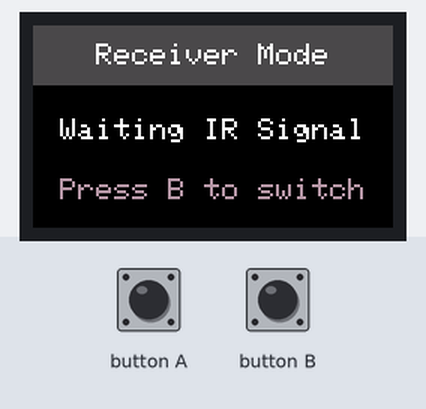
The sketch below on a simulated ESP8266 (NodeMCU). On the bench: 240×135 colour display. The test bench sets the inputs (shaded band).

Above: at 1.3 s.
1.4 s: button B pressed for 0.15 s
At 2.6 s:
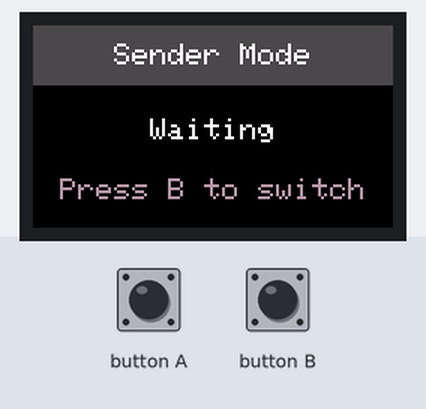
3.0 s: button A pressed for 0.15 s
At 3.9 s:
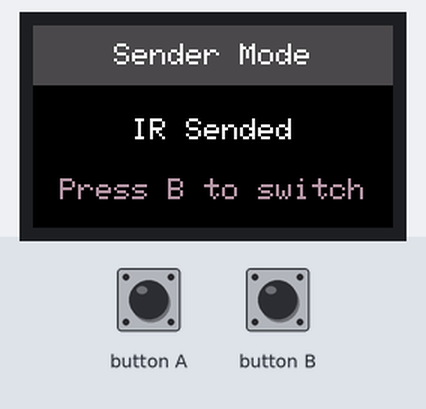
5.6 s: button B pressed for 1 s
At 6.0 s:
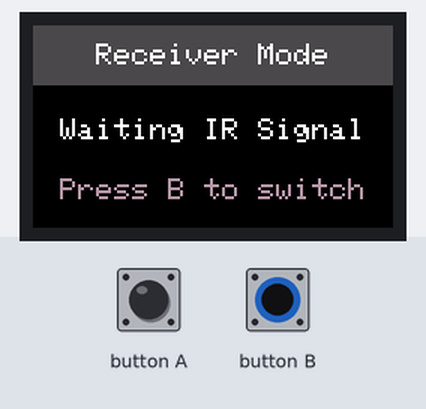
8.1 s: button B pressed for 3.2 s
At 9.1 s:
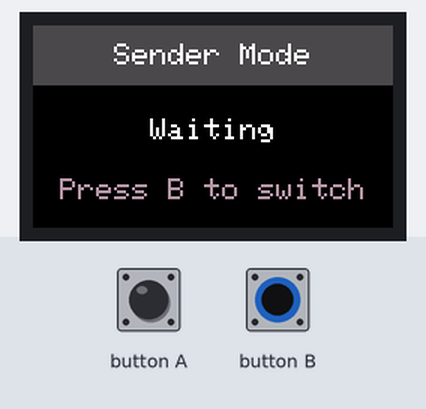
Timing chart, 0 to 11.1 s (numbered marks = the images above; inputs shaded):
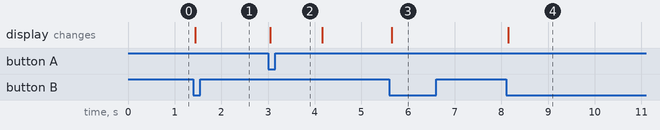

The sketch:

IR_Replay.ino
```cpp
#include <IRremoteESP8266.h>
#include <IRrecv.h>
#include <IRsend.h>

// Uncomment line below your if you're using StickCPlus 1.1
// #define STICK_C_PLUS

#if defined(STICK_C_PLUS)
  #include <M5StickCPlus.h>
#else
  #include <M5StickCPlus2.h>
#endif

#define MAX_RAWBUF_SIZE 100
#define IR_RECV_PIN 33 // Receiver Pin (default for M5Stack official IR module is 33)
#define IR_LED_PIN 26 // Sender Pin (default for M5Stack official IR module is 32)

IRrecv irrecv(IR_RECV_PIN);
IRsend irsend(IR_LED_PIN);

enum States {
  RECEIVER_LISTENING,
  RECEIVER_RECEIVED,
  SENDER_WAITING,
  SENDER_SENDED
};

struct State {
  States currentState;
};

struct TextScreen {
  String title;
  String message;
};

decode_results results;
uint16_t* rawbuf_copy;

int rawDataLen;

State state = {RECEIVER_LISTENING};
TextScreen textScreen;

void setup() {
  rawbuf_copy = new uint16_t[MAX_RAWBUF_SIZE];

  Serial.begin(115200);
  M5.begin();
  M5.Lcd.setRotation(3);
  irrecv.enableIRIn();
  irsend.begin();

  drawScreen();
}

void loop() {
  M5.update();

  if (M5.BtnA.wasPressed()) {
    if (state.currentState == SENDER_WAITING) sendSignal();
  }

  if (M5.BtnB.wasPressed()) {
    if (state.currentState == RECEIVER_LISTENING) {
      state.currentState = SENDER_WAITING;
    } else {
      state.currentState = RECEIVER_LISTENING;
    }
    drawScreen();
  }

  if (state.currentState == RECEIVER_LISTENING) receiveSignal();
}

uint16_t hexToRGB888(String corHex) {
  long corInt = strtol(corHex.c_str(), NULL, 16);

  int red = (corInt >> 16) & 0xFF;
  int green = (corInt >> 8) & 0xFF;
  int blue = corInt & 0xFF;

  int red8bit = map(red, 0, 255, 0, 31);
  int green8bit = map(green, 0, 255, 0, 63);
  int blue8bit = map(blue, 0, 255, 0, 31);

  return (red8bit << 11) | (green8bit << 5) | blue8bit;
}

void drawScreen() {
  uint16_t color = hexToRGB888("4A4A4A");

  M5.Lcd.fillScreen(BLACK);
  M5.Lcd.setTextColor(WHITE);
  M5.Lcd.setTextSize(2);

  int rectX = 0;
  int rectY = 0;
  int rectWidth = M5.Lcd.width();
  int rectHeight = 40;

  M5.Lcd.fillRect(rectX, rectY, rectWidth, rectHeight, color);

  int textX;

  switch (state.currentState) {
    case RECEIVER_LISTENING:
      textScreen.title = "Receiver Mode";
      textScreen.message = "Waiting IR Signal";
      textX = 42;
      break;
    case RECEIVER_RECEIVED:
      textScreen.title = "Receiver Mode";
      textScreen.message = "IR Received";
      state.currentState = RECEIVER_LISTENING;
      textX = 42;
      break;
    case SENDER_WAITING:
      textScreen.title = "Sender Mode";
      textScreen.message = "Waiting";
      textX = 54;
      break;
    case SENDER_SENDED:
      textScreen.title = "Sender Mode";
      textScreen.message = "IR Sended";
      state.currentState = SENDER_WAITING;
      textX = 54;
      break;
  }

  M5.Lcd.setTextDatum(ML_DATUM);
  M5.Lcd.drawString(textScreen.title, textX, 20);

  M5.Lcd.setTextDatum(MC_DATUM);
  int16_t x = M5.Lcd.width() / 2;
  int16_t y = 70;

  M5.Lcd.setTextColor(TFT_WHITE);
  M5.Lcd.drawString(textScreen.message, x, y);

  M5.Lcd.setTextColor(0xB4B4B4);
  M5.Lcd.drawString("Press B to switch", x, 110);
}

// Method to receive the IR Signal
void receiveSignal() {
  if (irrecv.decode(&results)) {
    memset(rawbuf_copy, 0, MAX_RAWBUF_SIZE * sizeof(uint16_t));
    rawDataLen = results.rawlen;

    // Print in serial monitor the raw and hex data
    Serial.print("Raw Data ");
    Serial.print(rawDataLen);
    Serial.print(" : ");
    for (int i = 1; i < results.rawlen; i++) {
      Serial.print(results.rawbuf[i], DEC);
      if (i < results.rawlen - 1) Serial.print(", ");
      rawbuf_copy[i - 1] = results.rawbuf[i] * 2;
    }
    Serial.println();
    Serial.print("Hex: ");
    Serial.print(results.value, HEX);
    Serial.println();

    state.currentState = RECEIVER_RECEIVED;
    drawScreen();
    delay(1000);
    drawScreen();
    irrecv.resume();  // Waiting for the next IR Code
  }
}

// Method to send/replay the IR Signal (raw)
void sendSignal() {
  state.currentState = SENDER_SENDED;
  drawScreen();
  irsend.sendRaw(rawbuf_copy, rawDataLen, 38); // 38Khz
  delay(1000);
  drawScreen();
}
```

Measured:
- after the input at 1.4 s, the display: changes after 0.05 s (image 1)
- after the input at 3.0 s, the display: changes after 0.05 s (image 2)
- after the input at 5.6 s, the display: changes after 0.05 s (image 3)
- after the input at 8.1 s, the display: changes after 0.05 s (image 4)
